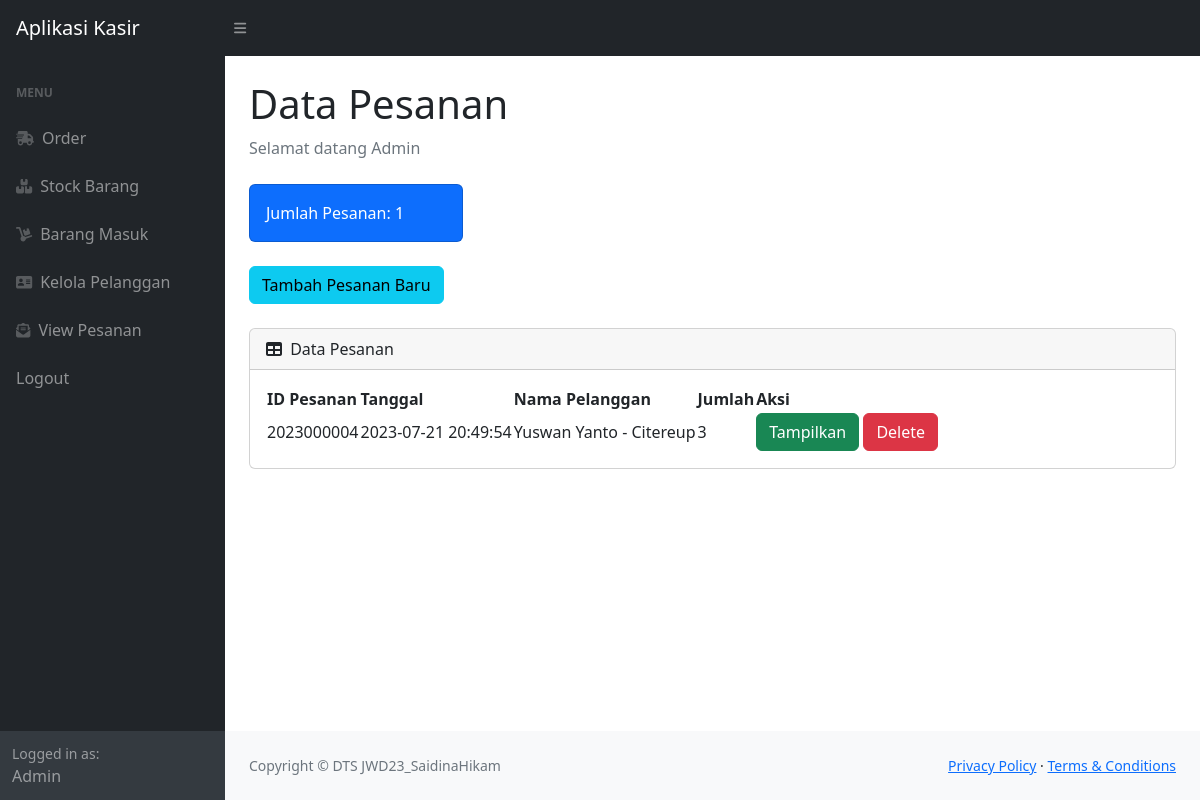
The app's page /index.php (signed in) with its own data.
### tables this page shows
CREATE TABLE `pesanan` (
  `idorder` int(11) NOT NULL,
  `tanggal` timestamp NOT NULL DEFAULT current_timestamp(),
  `idpelanggan` int(11) NOT NULL
);

CREATE TABLE `pelanggan` (
  `idpelanggan` int(11) NOT NULL,
  `namapelanggan` varchar(30) NOT NULL,
  `notelp` varchar(15) NOT NULL,
  `alamat` text NOT NULL
);

### index.php (the view, shortened to what this page needs)
<?php
require 'ceklogin.php';
$h1 = mysqli_query($koneksi,"select * from pesanan");
$h2 = mysqli_num_rows($h1);
?>
<!DOCTYPE html>
<html lang="en">
    <head>
        <link href="https://cdn.jsdelivr.net/npm/simple-datatables@7.1.2/dist/style.min.css" rel="stylesheet" />
        <link href="css/styles.css" rel="stylesheet" />
    </head>
    <body class="sb-nav-fixed">
        <nav class="sb-topnav navbar navbar-expand navbar-dark bg-dark">
            <a class="navbar-brand ps-3" href="index.php">Aplikasi Kasir</a>
            <button class="btn btn-link btn-sm order-1 order-lg-0 me-4 me-lg-0" id="sidebarToggle" href="#!"><i class="fas fa-bars"></i></button>
        </nav>
        <div id="layoutSidenav">
            <div id="layoutSidenav_nav">
                <nav class="sb-sidenav accordion sb-sidenav-dark" id="sidenavAccordion">
                    <div class="sb-sidenav-menu">
                        <div class="nav">
                            <div class="sb-sidenav-menu-heading">Menu</div>
                            <a class="nav-link" href="index.php">
                                <div class="sb-nav-link-icon"><i class="fas fa-shipping-fast"></i></div>
                                Order
                            </a>
                            <a class="nav-link" href="stock.php">
                                <div class="sb-nav-link-icon"><i class="fas fa-boxes"></i></div>
                                Stock Barang
                            </a>
                            <a class="nav-link" href="masuk.php">
                                <div class="sb-nav-link-icon"><i class="fas fa-dolly"></i></div>
                                Barang Masuk
                            </a>
                            <a class="nav-link" href="pelanggan.php">
                                <div class="sb-nav-link-icon"><i class="fas fa-address-card"></i></div>
                                Kelola Pelanggan
                            </a>
                            <a class="nav-link" href="view.php">
                                <div class="sb-nav-link-icon"><i class="fas fa-envelope-open-text"></i></div>
                                View Pesanan
                            </a>
                            <a class="nav-link" href="logout.php">
                                Logout
                            </a>
                        </div>
                    </div>
                    <div class="sb-sidenav-footer">
                        <div class="small">Logged in as:</div>
                        Admin
                    </div>
                </nav>
            </div>
            <div id="layoutSidenav_content">
                <main>
                    <div class="container-fluid px-4">
                        <h1 class="mt-4">Data Pesanan</h1>
                        <ol class="breadcrumb mb-4">
                            <li class="breadcrumb-item active">Selamat datang Admin</li>
                        </ol>
                        <div class="row">
                            <div class="col-xl-3 col-md-6">
                                <div class="card bg-primary text-white mb-4">
                                    <div class="card-body">Jumlah Pesanan: <?=$h2?></div>
                                </div>
                            </div>
                        </div>
                        <button type="button" class="btn btn-info mb-4" data-bs-toggle="modal" data-bs-target="#myModal">
                            Tambah Pesanan Baru
                        </button>
                        <div class="card mb-4">
                            <div class="card-header">
                                <i class="fas fa-table me-1"></i>
                                Data Pesanan
                            </div>
                            <div class="card-body">
                                <table id="datatablesSimple">
                                    <thead>
                                        <tr>
                                            <th>ID Pesanan</th>
                                            <th>Tanggal</th>
                                            <th>Nama Pelanggan</th>
                                            <th>Jumlah</th>
                                            <th>Aksi</th>
                                        </tr>
                                    </thead>
                                    <tbody>
                                    <?php
                                    $get = mysqli_query($koneksi,"select * from pesanan p, pelanggan pl where p.idpelanggan=pl.idpelanggan");
                                    while($p=mysqli_fetch_array($get)){
                                    $idorder = $p['idorder'];
                                    $tanggal = $p['tanggal'];
                                    $namapelanggan = $p['namapelanggan'];
                                    $alamat = $p['alamat'];
                                    $hitungjumlah = mysqli_query($koneksi,"select * from detailpesanan where idpesanan='$idorder'");
                                    $jumlah = mysqli_num_rows($hitungjumlah);
                                    ?>
                                        <tr>
                                            <td><?=$idorder;?></td>
                                            <td><?=$tanggal;?></td>
                                            <td><?=$namapelanggan;?> - <?=$alamat;?></td>
                                            <td><?=$jumlah?></td>
                                            <td>
                                                <a href="view.php?idp=<?=$idorder;?>" class="btn btn-success" target="blank">Tampilkan</a>
                                                <button type="button" class="btn btn-danger" data-bs-toggle="modal" data-bs-target="#delete<?=$idorder;?>">
                                                    Delete
                                                </button>
                                            </td>
                                        </tr>
                                    <?php
                                    };
                                    ?>
                                    </tbody>
                                </table>
                            </div>
                        </div>
                    </div>
                </main>
                <footer class="py-4 bg-light mt-auto">
                    <div class="container-fluid px-4">
                        <div class="d-flex align-items-center justify-content-between small">
                            <div class="text-muted">Copyright &copy; DTS JWD23_SaidinaHikam</div>
                            <div>
                                <a href="#">Privacy Policy</a>
                                &middot;
                                <a href="#">Terms &amp; Conditions</a>
                            </div>
                        </div>
                    </div>
                </footer>
            </div>
        </div>
    </body>
</html>

### records on screen
pesanan: idorder "2023000004", tanggal "2023-07-21 20:49:54", idpelanggan.namapelanggan "Yuswan Yanto", idpelanggan.alamat "Citereup", jumlah "3"

### other values on screen
$h2 "1"
